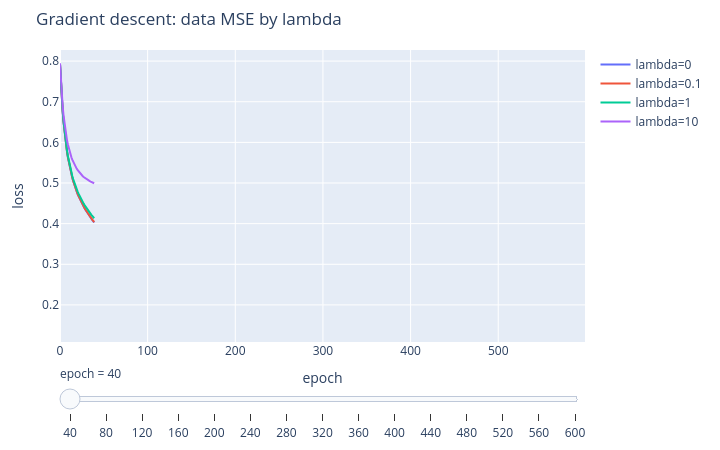

Here is the notebook cell this chart was saved with:
### Markdown cell above
## 学習曲線:正則化が収束を安定させる

いくつかの $\lambda$ で勾配降下を回し、データ MSE の下がり方を比べる。スライダーを動かすとエポック窓が広がる(各設定がどれだけ速く下げ止まるか)。

### Code cell
lams = [0.0, 0.1, 1.0, 10.0]
histories, labels = [], []
for lam in lams:
    _w, hist = gradient_descent(Phi, y, lam, n_iter=600)
    histories.append({'loss': hist})
    labels.append(f'lambda={lam:g}')
fig = viz.plotly_training_curves(histories, labels, title='Gradient descent: data MSE by lambda')
fig.show()

### Figure 1 — Plotly figure (JSON) as saved in the notebook; plotly's stock layout.template omitted (floating-point values rounded to 4 significant figures; data arrays with more than 128 entries replaced by an {"elided": "..."} marker saying what was removed)
{"data": [{"mode": "lines", "name": "lambda=0", "type": "scatter", "x": {"elided": "600 int values"}, "y": {"elided": "600 float values"}}, {"mode": "lines", "name": "lambda=0.1", "type": "scatter", "x": {"elided": "600 int values"}, "y": {"elided": "600 float values"}}, {"mode": "lines", "name": "lambda=1", "type": "scatter", "x": {"elided": "600 int values"}, "y": {"elided": "600 float values"}}, {"mode": "lines", "name": "lambda=10", "type": "scatter", "x": {"elided": "600 int values"}, "y": {"elided": "600 float values"}}], "layout": {"height": 450, "margin": {"b": 40, "l": 60, "r": 20, "t": 50}, "sliders": [{"currentvalue": {"prefix": "epoch = "}, "steps": [{"args": [["40"], {"frame": {"duration": 0, "redraw": true}, "mode": "immediate"}], "label": "40", "method": "animate"}, {"args": [["80"], {"frame": {"duration": 0, "redraw": true}, "mode": "immediate"}], "label": "80", "method": "animate"}, {"args": [["120"], {"frame": {"duration": 0, "redraw": true}, "mode": "immediate"}], "label": "120", "method": "animate"}, {"args": [["160"], {"frame": {"duration": 0, "redraw": true}, "mode": "immediate"}], "label": "160", "method": "animate"}, {"args": [["200"], {"frame": {"duration": 0, "redraw": true}, "mode": "immediate"}], "label": "200", "method": "animate"}, {"args": [["240"], {"frame": {"duration": 0, "redraw": true}, "mode": "immediate"}], "label": "240", "method": "animate"}, {"args": [["280"], {"frame": {"duration": 0, "redraw": true}, "mode": "immediate"}], "label": "280", "method": "animate"}, {"args": [["320"], {"frame": {"duration": 0, "redraw": true}, "mode": "immediate"}], "label": "320", "method": "animate"}, {"args": [["360"], {"frame": {"duration": 0, "redraw": true}, "mode": "immediate"}], "label": "360", "method": "animate"}, {"args": [["400"], {"frame": {"duration": 0, "redraw": true}, "mode": "immediate"}], "label": "400", "method": "animate"}, {"args": [["440"], {"frame": {"duration": 0, "redraw": true}, "mode": "immediate"}], "label": "440", "method": "animate"}, {"args": [["480"], {"frame": {"duration": 0, "redraw": true}, "mode": "immediate"}], "label": "480", "method": "animate"}, {"args": [["520"], {"frame": {"duration": 0, "redraw": true}, "mode": "immediate"}], "label": "520", "method": "animate"}, {"args": [["560"], {"frame": {"duration": 0, "redraw": true}, "mode": "immediate"}], "label": "560", "method": "animate"}, {"args": [["600"], {"frame": {"duration": 0, "redraw": true}, "mode": "immediate"}], "label": "600", "method": "animate"}]}], "title": {"text": "Gradient descent: data MSE by lambda"}, "width": 720, "xaxis": {"title": {"text": "epoch"}}, "yaxis": {"range": [0.1088, 0.8273], "title": {"text": "loss"}}}}
